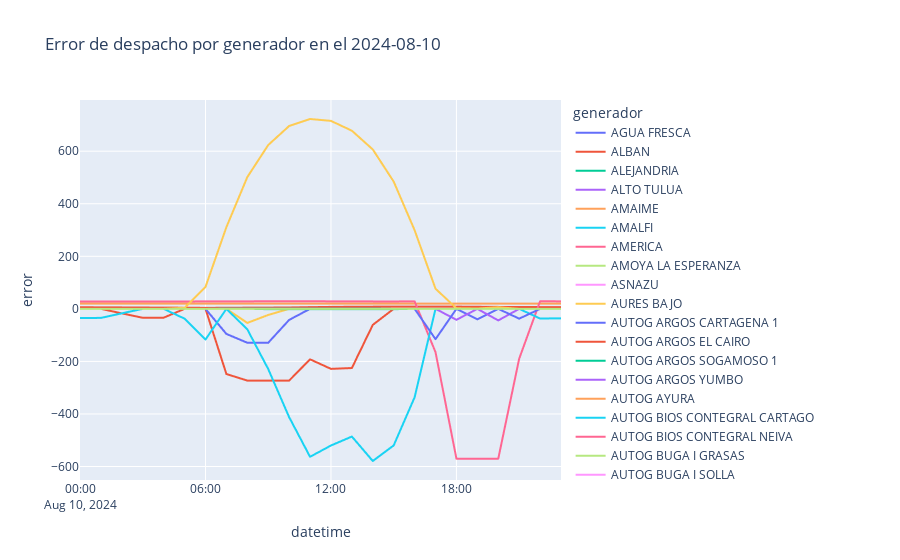

Here is the notebook cell this chart was saved with:
### Code cell
import plotly.express as px

fig = px.line(
    dispatch_merged,
    x="datetime",
    y="error",
    color="generador",
    # legendgroup="legend_group",
    title=f"Error de despacho por generador en el {DISPATCH_DATE}",
    hover_data=["xm_dispatch", "udea_dispatch"],
)


fig.write_html(
    f"data/results/error_dispatch-{DISPATCH_DATE}-{config.dispatch_type.value}.html"
)
fig.show()
